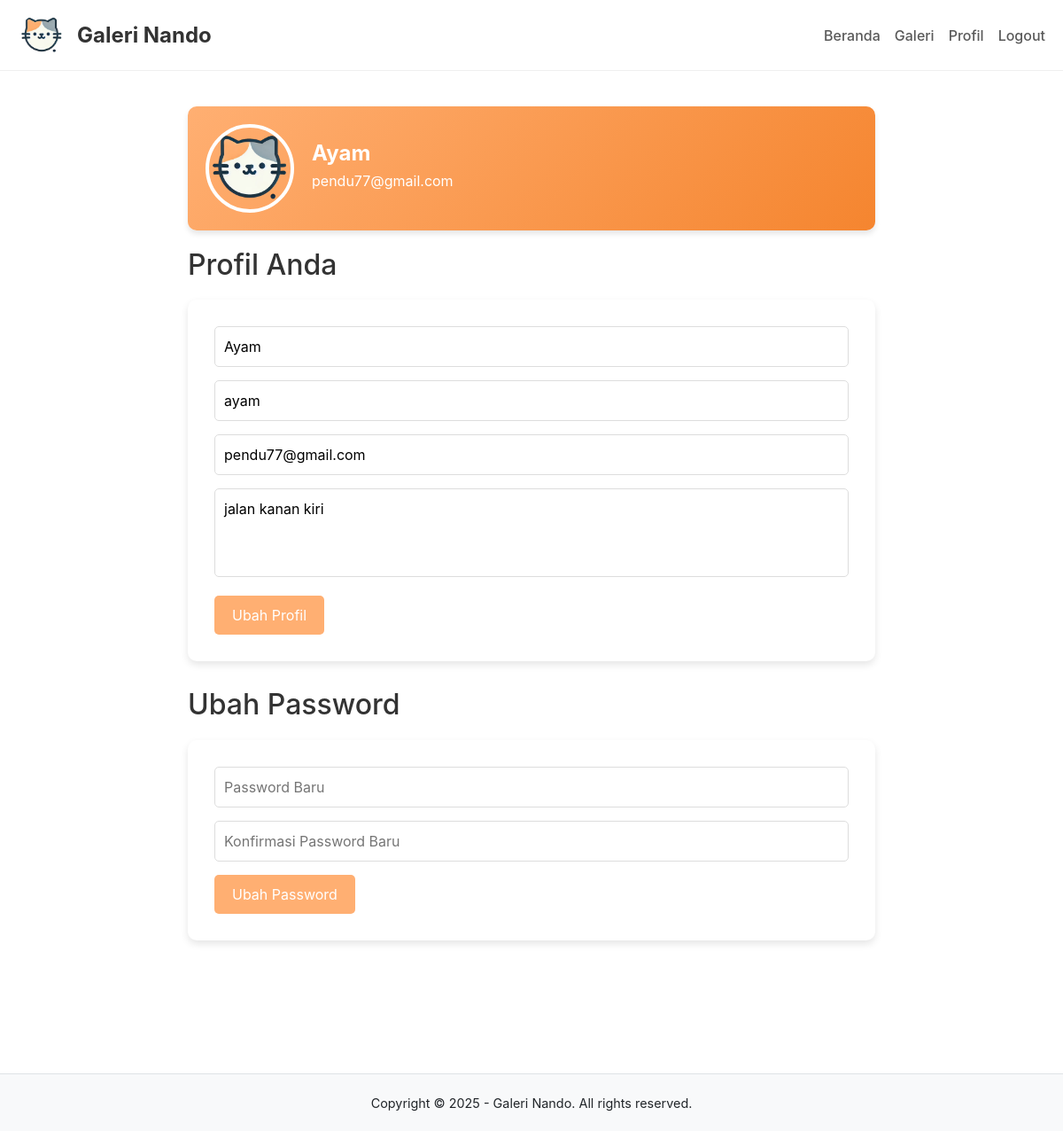
Page /profil.php (signed in) on the committed database.
### tables this page shows
CREATE TABLE `user` (
  `UserID` int(11) NOT NULL,
  `Username` varchar(255) NOT NULL,
  `Password` varchar(255) NOT NULL,
  `Email` varchar(255) NOT NULL,
  `NamaLengkap` varchar(255) NOT NULL,
  `Alamat` text NOT NULL,
  `role` enum('user','admin') NOT NULL DEFAULT 'user'
);

### profil.php (the view, shortened to what this page needs)
<?php
    include 'db.php';
    $query = mysqli_query($conn, "SELECT * FROM User WHERE UserID = '".$_SESSION['id']."'");
    $d = mysqli_fetch_object($query);
?>
<!DOCTYPE html>
<html lang="en">
<head>
    <link href="https://cdn.jsdelivr.net/npm/bootstrap@5.3.0-alpha1/dist/css/bootstrap.min.css" rel="stylesheet">
    <link rel="stylesheet" href="css/navbar.css">
</head>
<body>
    <nav class="navbar navbar-expand-lg navbar-light">
        <div class="container-fluid">
            <a class="navbar-brand" href="index.php" style="display: flex; align-items: center; padding: 10px;">
                <img src="Sample-gambar/logo.png" alt="Logo" style="max-height: 50px; width: auto; margin-right: 15px; border-radius: 100%;">
                <span style="font-size: 1.5rem; font-weight: bold; color: #333;">Galeri Nando</span>
            </a>
            <div class="collapse navbar-collapse" id="navbarContent">
                <ul class="navbar-nav ms-auto">
                    <li class="nav-item"><a class="nav-link" href="index.php">Beranda</a></li>
                    <li class="nav-item"><a class="nav-link" href="galeri.php">Galeri</a></li>
                    <li class="nav-item"><a class="nav-link" href="profil.php">Profil</a></li>
                    <?php if (isset($_SESSION['status_login']) && $_SESSION['status_login'] == true): ?>
                        <li class="nav-item"><a class="nav-link" href="keluar.php">Logout</a></li>
                    <?php else: ?>
                        <li class="nav-item"><a class="nav-link" href="registrasi.php">Registrasi</a></li>
                        <li class="nav-item"><a class="nav-link" href="login.php">Login</a></li>
                    <?php endif; ?>
                </ul>
            </div>
        </div>
    </nav>
    <div class="section">
        <div class="container">
            <div class="profile-card">
                <img src="Sample-gambar/logo.png" alt="Profile Picture">
                <div class="profile-info">
                    <h4><?php echo htmlspecialchars($d->NamaLengkap); ?></h4>
                    <p><?php echo htmlspecialchars($d->Email); ?></p>
                </div>
            </div>
            <h3>Profil Anda</h3>
            <div class="box">
            <form action="" method="POST">
                <input type="text" name="nama" placeholder="Nama Lengkap" class="input-control" value="<?php echo htmlspecialchars($d->NamaLengkap); ?>" required>
                <input type="text" name="user" placeholder="Username" class="input-control" value="<?php echo htmlspecialchars($d->Username); ?>" required>
                <input type="email" name="email" placeholder="Email" class="input-control" value="<?php echo htmlspecialchars($d->Email); ?>" required>
                <textarea name="alamat" placeholder="Alamat" class="input-control" required><?php echo htmlspecialchars($d->Alamat); ?></textarea>
                <button type="submit" name="submit" class="btn btn-primary">Ubah Profil</button>
            </form>
            </div>
            <h3>Ubah Password</h3>
            <div class="box">
            <form action="" method="POST">
                <input type="password" name="pass1" placeholder="Password Baru" class="input-control" required>
                <input type="password" name="pass2" placeholder="Konfirmasi Password Baru" class="input-control" required>
                <button type="submit" name="ubah_password" class="btn btn-secondary">Ubah Password</button>
            </form>
            </div>
        </div>
    </div>
    <footer>
        <div class="container">
            <small>Copyright &copy; 2025 - Galeri Nando. All rights reserved.</small>
        </div>
    </footer>
</body>
</html>

### css/navbar.css (style rules this page uses)
:root { --primary-color: #ffaf72; --secondary-color: #767676; --background-color: #fff; --hover-color: #f0f0f0; --card-shadow: 0 4px 6px rgba(0, 0, 0, 0.1); --transition-speed: 0.3s; --navbar-height: 80px; --navbar-brand-padding: 10px; --navbar-brand-font-size: 1.5rem; --navbar-brand-font-weight: bold; --navbar-brand-color: #333; --nav-link-font-weight: 500; --nav-link-padding: 8px 16px; --nav-link-border-radius: 24px; --search-form-width: 400px; --search-form-padding: 0 15px; --search-btn-background-color: var(--primary-color); --search-btn-color: white; --search-btn-padding: 8px 20px; }
.navbar { height: var(--navbar-height); box-shadow: none; border-bottom: 1px solid #efefef; background-color: white; }
.navbar-brand { display: flex; align-items: center; padding: var(--navbar-brand-padding); }
.navbar-brand img { max-height: 50px; width: auto; margin-right: 15px; border-radius: 100%; }
.navbar-brand span { font-size: var(--navbar-brand-font-size); font-weight: var(--navbar-brand-font-weight); color: var(--navbar-brand-color); }
.nav-link { font-weight: var(--nav-link-font-weight); padding: var(--nav-link-padding); border-radius: var(--nav-link-border-radius); transition: background-color var(--transition-speed); }

### profil.php (style rules this page uses)
:root { --primary-color: #ffaf72; --secondary-color: #767676; --background-color: #fff; --hover-color: #f0f0f0; }
body { background-color: var(--background-color); font-family: -apple-system, BlinkMacSystemFont, "Segoe UI", Roboto, Oxygen-Sans, Ubuntu, Cantarell, "Fira Sans", "Droid Sans", "Helvetica Neue", Helvetica, "ヒラギノ角ゴ Pro W3", "Hiragino Kaku Gothic Pro", メイリオ, Meiryo, "ＭＳ Ｐゴシック", Arial, sans-serif; }
.section { padding: 40px 0; }
.container { max-width: 800px; margin: 0 auto; }
h3 { font-size: 2rem; margin-bottom: 20px; color: #333; }
.box { background: #fff; border-radius: 10px; box-shadow: 0 4px 8px rgba(0, 0, 0, 0.1); padding: 30px; margin-bottom: 30px; }
.input-control { width: 100%; padding: 10px; margin-bottom: 15px; border: 1px solid #ddd; border-radius: 5px; font-size: 1rem; }
.btn { background-color: #ffaf72; color: white; padding: 10px 20px; border: none; border-radius: 5px; font-size: 1rem; cursor: pointer; transition: background-color 0.3s; }
textarea.input-control { height: 100px; resize: none; }
footer { background-color: #f8f9fa; padding: 20px 0; position: relative; bottom: 0; width: 100%; text-align: center; border-top: 1px solid #dee2e6; margin-top: 5rem; }
footer small { font-size: 0.9rem; }
.profile-card { display: flex; align-items: center; justify-content: space-between; padding: 20px; background: linear-gradient(135deg, #ffaf72,rgb(245, 133, 47)); color: white; border-radius: 10px; margin-bottom: 20px; box-shadow: 0 4px 6px rgba(0, 0, 0, 0.1); }
.profile-card img { width: 100px; height: 100px; border-radius: 50%; border: 4px solid white; object-fit: cover; }
.profile-card .profile-info { flex: 1; margin-left: 20px; }
.profile-card .profile-info h4 { font-size: 1.5rem; margin: 0; font-weight: bold; }
.profile-card .profile-info p { margin: 5px 0; font-size: 1rem; }

### rows in the picture
user: NamaLengkap "Ayam", Email "pendu77@gmail.com", nama "Ayam", user "ayam", email "pendu77@gmail.com", alamat "jalan kanan kiri"
